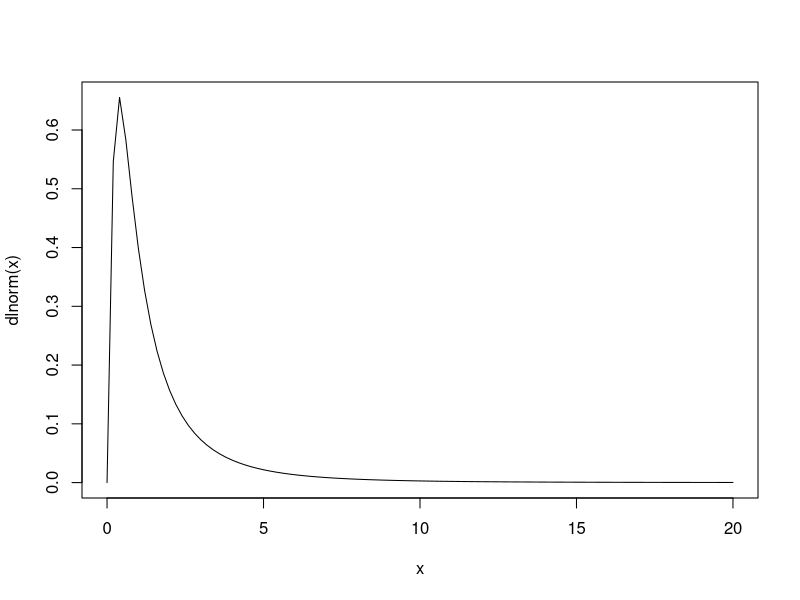
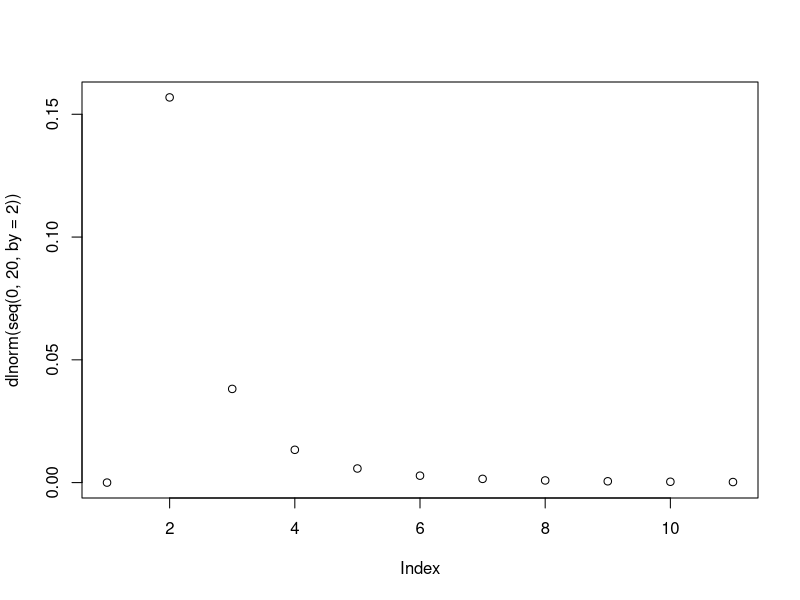
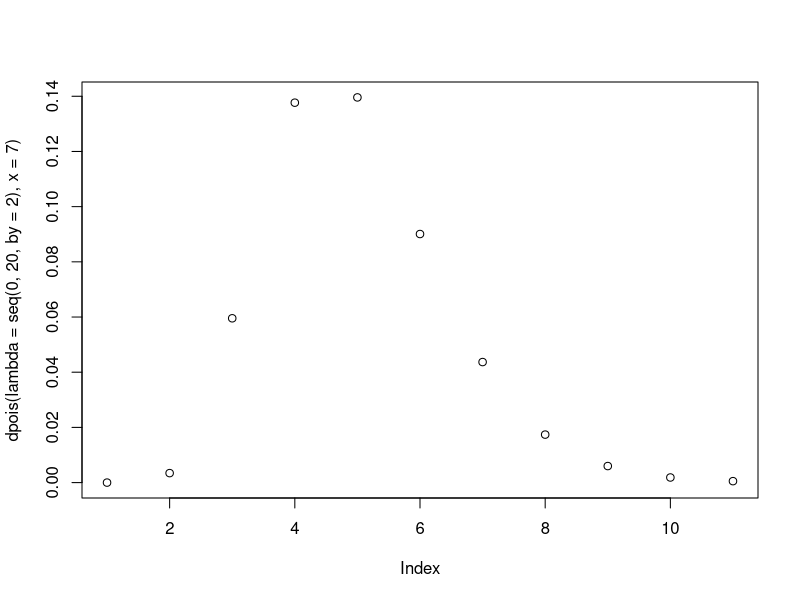
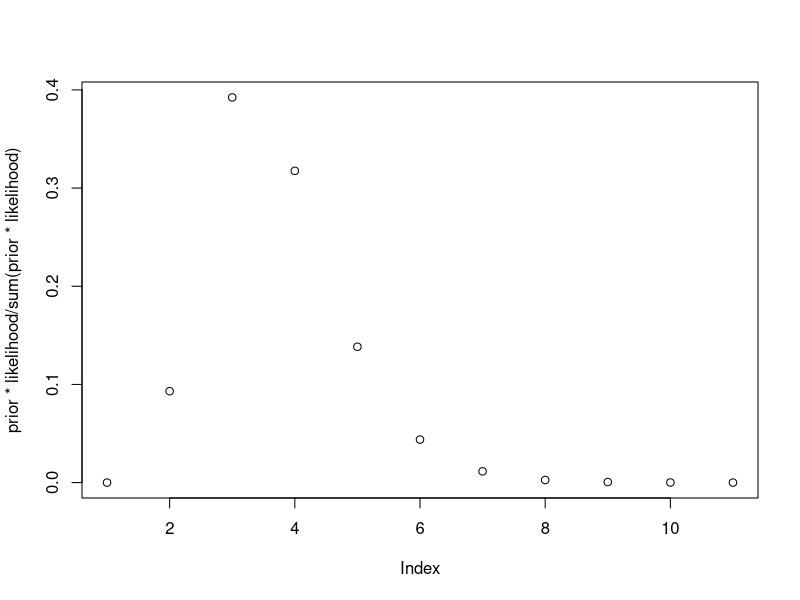

R code for these plots, in order:
## ---- chunk 1
prior <- dlnorm(seq(0,20,by=2))/sum(dlnorm(seq(0,20,by=2)))
prior
sum(prior)
## ---- chunk 2
#likelihood <- dpois(x=seq(2,20,by=2), lambda=7)
likelihood <- dpois(x=7, lambda=seq(0,20,by=2))
likelihood
sum(likelihood)
## ---- chunk 3
prior * likelihood
sum(prior * likelihood)
## ---- chunk 4
posterior <- (prior * likelihood)/sum(prior*likelihood)
sum(posterior)
## ---- chunk 5
lambda_times_posterior <- seq(0,20,by=2) * posterior
lambda_times_posterior
## ---- chunk 6
sum(lambda_times_posterior)
## ---- chunk 7
curve(dlnorm(x), 0,20)
## ---- chunk 8
sum(dlnorm(seq(0,20,by=2)))
plot(dlnorm(seq(0,20,by=2)))
## ---- chunk 9
plot(dpois(lambda = seq(0,20,by=2), x = 7))
## ---- chunk 10
plot(prior*likelihood/sum(prior*likelihood ))
